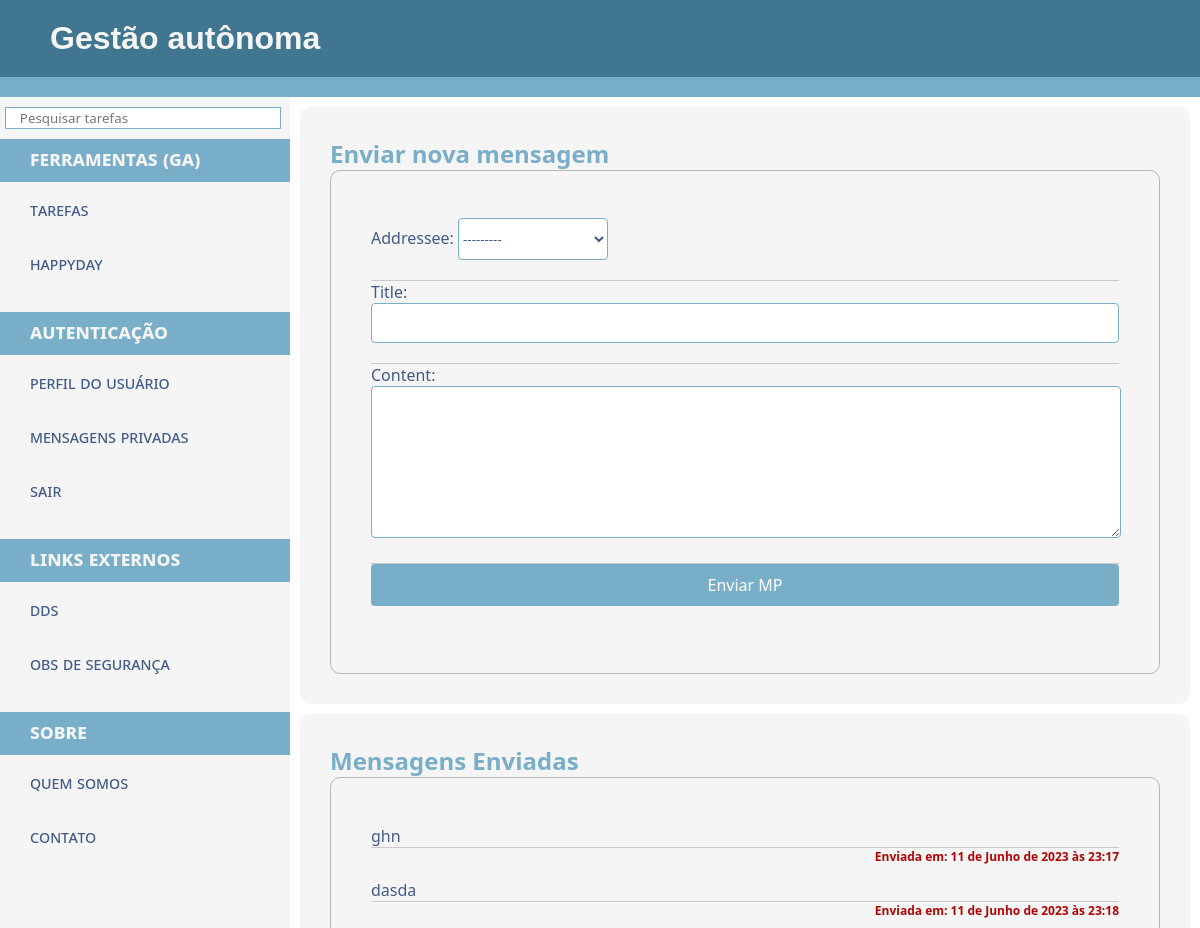
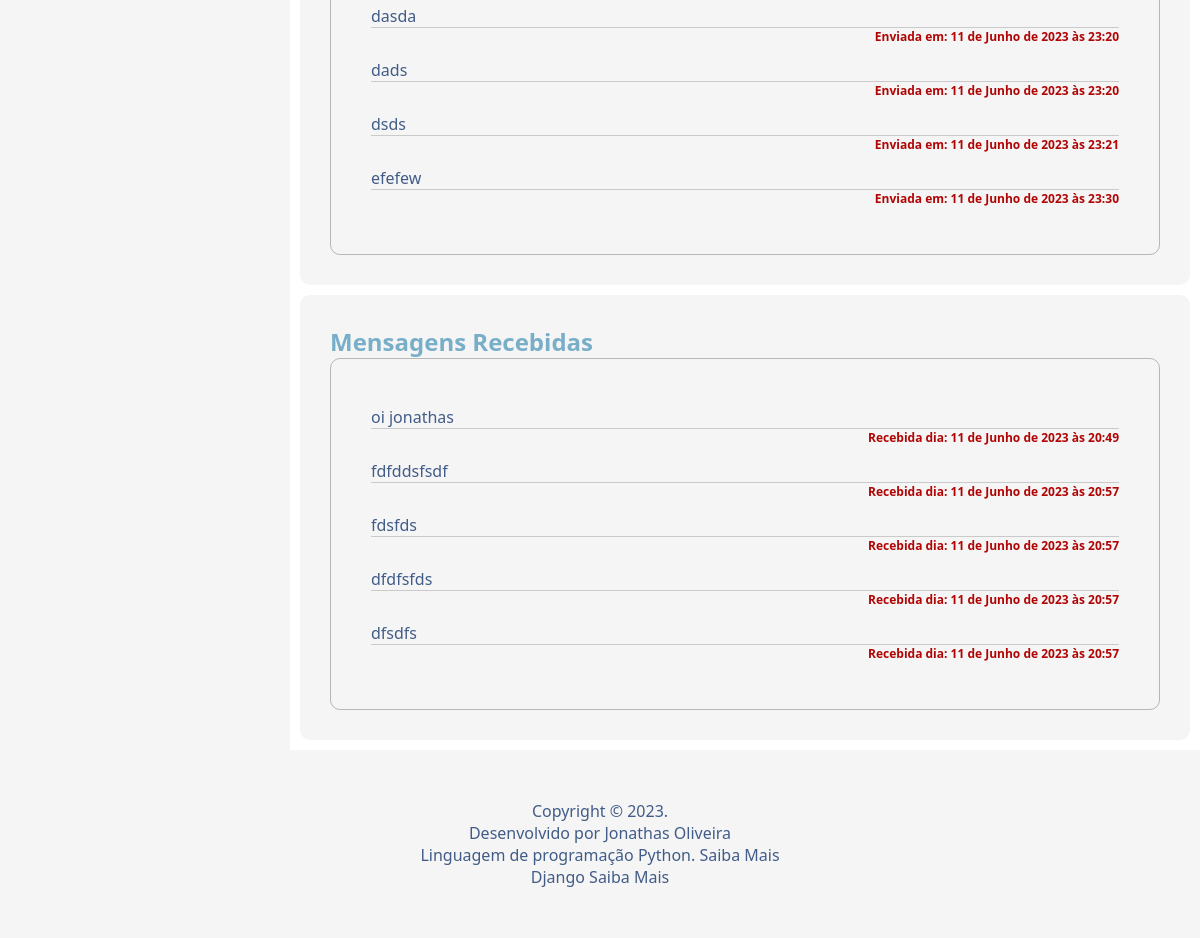
/messages/ (signed in), run on the app's committed database (2 pictures, top to bottom).
### accounts/models.py (models this page shows, shortened)
class Message(models.Model):
    sender = models.ForeignKey(get_user_model(), on_delete=models.PROTECT, related_name='mensagens_enviadas', default=get_user_model())
    addressee = models.ForeignKey(User, related_name='mensagens_recebidas', on_delete=models.CASCADE)
    title = models.CharField(max_length=100)
    content = models.TextField()
    send_date = models.DateTimeField(auto_now_add=True)

### accounts/views.py (the view)
# urls.py: path('messages/', views.messages_list, name='msg_private'),
@login_required
def messages_list(request):
    user = request.user
    received_messages = Message.objects.filter(addressee=user)
    sent_messages = Message.objects.filter(sender=user)
    if request.method == 'POST':
        form = MessageForm(request.POST)
        if form.is_valid():
            mensagem = form.save(commit=False)
            mensagem.sender = request.user  # Define o remetente como o usuário logado
            mensagem.save()
            messages.success(request, 'Mensagem enviada com sucesso!')
            return redirect('msg_private')  # Redireciona para uma página de sucesso após salvar a mensagem
    else:
        form = MessageForm()
    context = {
        'received_messages': received_messages,
        'sent_messages': sent_messages,
        'form': form
    }
    return render(request, 'messages.html', context)

### accounts/forms.py
class MessageForm(forms.ModelForm):
    class Meta:
        model = Message
        fields = ['addressee', 'title', 'content']

### main/context_global.py (called while the page is built)
def pic_global(request):
    profile = None
    if request.user.is_authenticated:
        if UserProfile.objects.filter(user=request.user).exists():
            profile = UserProfile.objects.get(user=request.user)
    return {'profile': profile}

### accounts/templates/messages.html (shortened to what this page needs)
{% extends 'base.html' %}
{% block main %}
<article>
    <div class="asideBox">
        <h1>Enviar nova mensagem</h1>
        <div class="box-out">
            <li class="listtasks">
                <form action="/accounts/messages/" method="post">
                    {{ form.as_p }}
                    <input type="submit" value="Enviar MP">
                </form>
            </li>
        </div>
    </div>
</article>
<article>
    <div class="asideBox">
        <h1>Mensagens Enviadas</h1>
        <div class="box-out">
            {% for message in sent_messages %}
                <li class="listtasks">
                    <p><a href="/accounts/messages/{{ message.id }}">{{ message.title }}</a></p>
                    <h6 class="dateEnd">Enviada em: {{ message.send_date }}</h6>
                </li>
            {% endfor %}
        </div>
    </div>
</article>
<article>
    <div class="asideBox">
        <h1>Mensagens Recebidas</h1>
        <div class="box-out">
            {% for message in received_messages %}
                <li class="listtasks">
                    <p><a href="/accounts/messages/{{ message.id }}">{{ message.title }}</a></p>
                    <h6 class="dateEnd">Recebida dia: {{ message.send_date }}</h6>
                </li>
            {% endfor %}
        </div>
    </div>
</article>
{% endblock %}

### main/templates/static/css/style.css (style rules this page uses)
* { font-family: 'Segoe UI', Tahoma, Geneva, Verdana, sans-serif; padding: 0; margin: 0; color: #415C88; }
h1 { color: #79AEC8; }
body { display: flex; flex-direction: column; min-height: 100vh; background-color: white; }
article { background-color: whitesmoke; border-radius: 10px; margin: 10px; padding: 30px; }
article p { text-align: center; }
.box-out { display: flex; flex-direction: column; align-items: center; padding: 40px; border: 1px solid rgba(0, 0, 0, 0.253); border-radius: 10px; }
.dateEnd { text-align: right; color: #b10404; font-size: 12px; }
input, select { width: 100%; padding: 10px 0px; background-color: white; border: 1px solid #79AEC8; border-radius: 4px; margin-bottom: 20px; box-sizing: border-box; }
select { width: 150px; }
input[type="submit"] { width: 100%; padding: 10px; background-color: #79AEC8; color: #fff; border: none; border-radius: 4px; cursor: pointer; font-size: 16px; }
textarea { font-size: 1.1em; background-color: #ffff; margin: auto; width: 100%; height: 150px; border: 1px solid #79AEC8;; border-radius: 4px; margin-bottom: 20px; }
.listtasks { display: block; width: 100%; margin: 5px 0px; padding: 2px 25px; }
.listtasks p { white-space: normal; word-break: break-word; font-size: 1em; text-align: left; border-bottom: 1px solid rgba(0, 0, 0, 0.178); }
.listtasks textarea { font-size: 1.3em; }
p a { text-decoration: none; }

### data on the page
Message: title "ghn", send_date "11 de Junho de 2023 às 23:17"
Message: title "dasda", send_date "11 de Junho de 2023 às 23:18"
Message: title "dasda", send_date "11 de Junho de 2023 às 23:20"
Message: title "dads", send_date "11 de Junho de 2023 às 23:20"
Message: title "dsds", send_date "11 de Junho de 2023 às 23:21"
Message: title "efefew", send_date "11 de Junho de 2023 às 23:30"
Message: title "oi jonathas", send_date "11 de Junho de 2023 às 20:49"
Message: title "fdfddsfsdf", send_date "11 de Junho de 2023 às 20:57"
Message: title "fdsfds", send_date "11 de Junho de 2023 às 20:57"
Message: title "dfdfsfds", send_date "11 de Junho de 2023 às 20:57"
Message: title "dfsdfs", send_date "11 de Junho de 2023 às 20:57"
